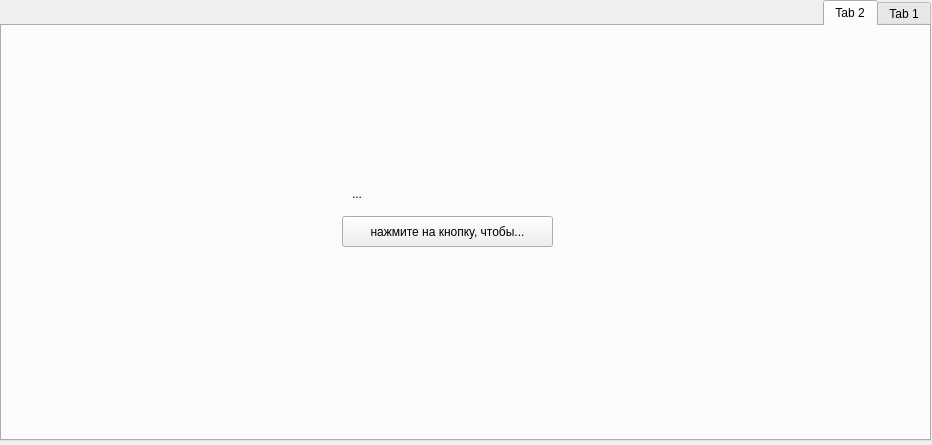
<?xml version="1.0" encoding="UTF-8"?>
<ui version="4.0">
 <class>Widget</class>
 <widget class="QWidget" name="Widget">
  <property name="geometry">
   <rect>
    <x>0</x>
    <y>0</y>
    <width>932</width>
    <height>445</height>
   </rect>
  </property>
  <property name="windowTitle">
   <string>Widget</string>
  </property>
  <widget class="QTabWidget" name="tabWidget">
   <property name="geometry">
    <rect>
     <x>0</x>
     <y>0</y>
     <width>931</width>
     <height>441</height>
    </rect>
   </property>
   <property name="layoutDirection">
    <enum>Qt::RightToLeft</enum>
   </property>
   <property name="currentIndex">
    <number>1</number>
   </property>
   <widget class="QWidget" name="tab">
    <attribute name="title">
     <string>Tab 1</string>
    </attribute>
    <widget class="QLabel" name="label">
     <property name="geometry">
      <rect>
       <x>310</x>
       <y>130</y>
       <width>331</width>
       <height>101</height>
      </rect>
     </property>
     <property name="text">
      <string>А вы знали что Мария Шакуро !...</string>
     </property>
    </widget>
    <widget class="QPushButton" name="trusy">
     <property name="geometry">
      <rect>
       <x>320</x>
       <y>200</y>
       <width>171</width>
       <height>51</height>
      </rect>
     </property>
     <property name="text">
      <string>продолжение</string>
     </property>
     <property name="flat">
      <bool>false</bool>
     </property>
     <property name="f" stdset="0">
      <string/>
     </property>
    </widget>
   </widget>
   <widget class="QWidget" name="tab_2">
    <attribute name="title">
     <string>Tab 2</string>
    </attribute>
    <widget class="QLabel" name="label_2">
     <property name="geometry">
      <rect>
       <x>350</x>
       <y>160</y>
       <width>191</width>
       <height>16</height>
      </rect>
     </property>
     <property name="text">
      <string>...</string>
     </property>
    </widget>
    <widget class="QPushButton" name="trusySniat">
     <property name="geometry">
      <rect>
       <x>340</x>
       <y>190</y>
       <width>211</width>
       <height>31</height>
      </rect>
     </property>
     <property name="text">
      <string>нажмите на кнопку, чтобы...</string>
     </property>
    </widget>
   </widget>
  </widget>
 </widget>
 <resources/>
 <connections/>
</ui>
